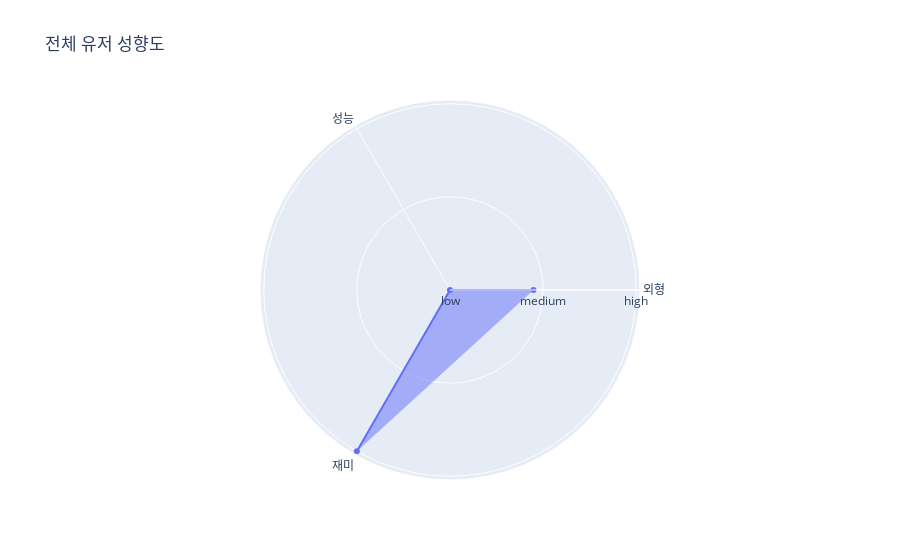

Source (notebook cell):
### Code cell
radarchart(normalization(df[['외형', '성능', '재미']].mean().values), '전체 유저 성향도')

### Figure 1 — Plotly figure (JSON) as saved in the notebook; plotly's stock layout.template omitted (floating-point values rounded to 4 significant figures)
{"data": [{"fill": "toself", "r": [0.4483, 0, 1], "theta": ["외형", "성능", "재미"], "type": "scatterpolar"}], "layout": {"polar": {"radialaxis": {"ticktext": ["low", "medium", "high"], "tickvals": [0, 0.5, 1], "visible": true}}, "showlegend": false, "title": {"text": "전체 유저 성향도"}}}
